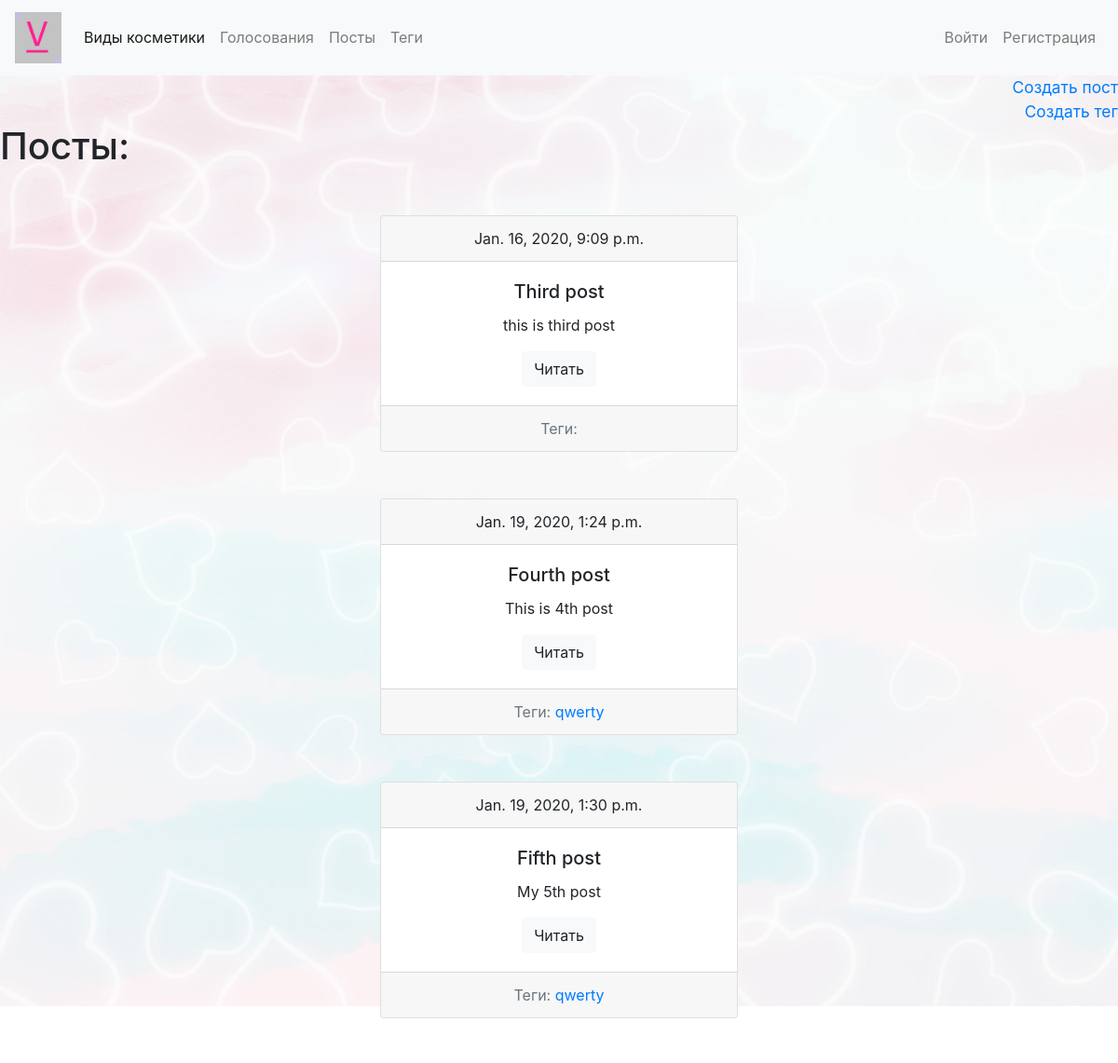
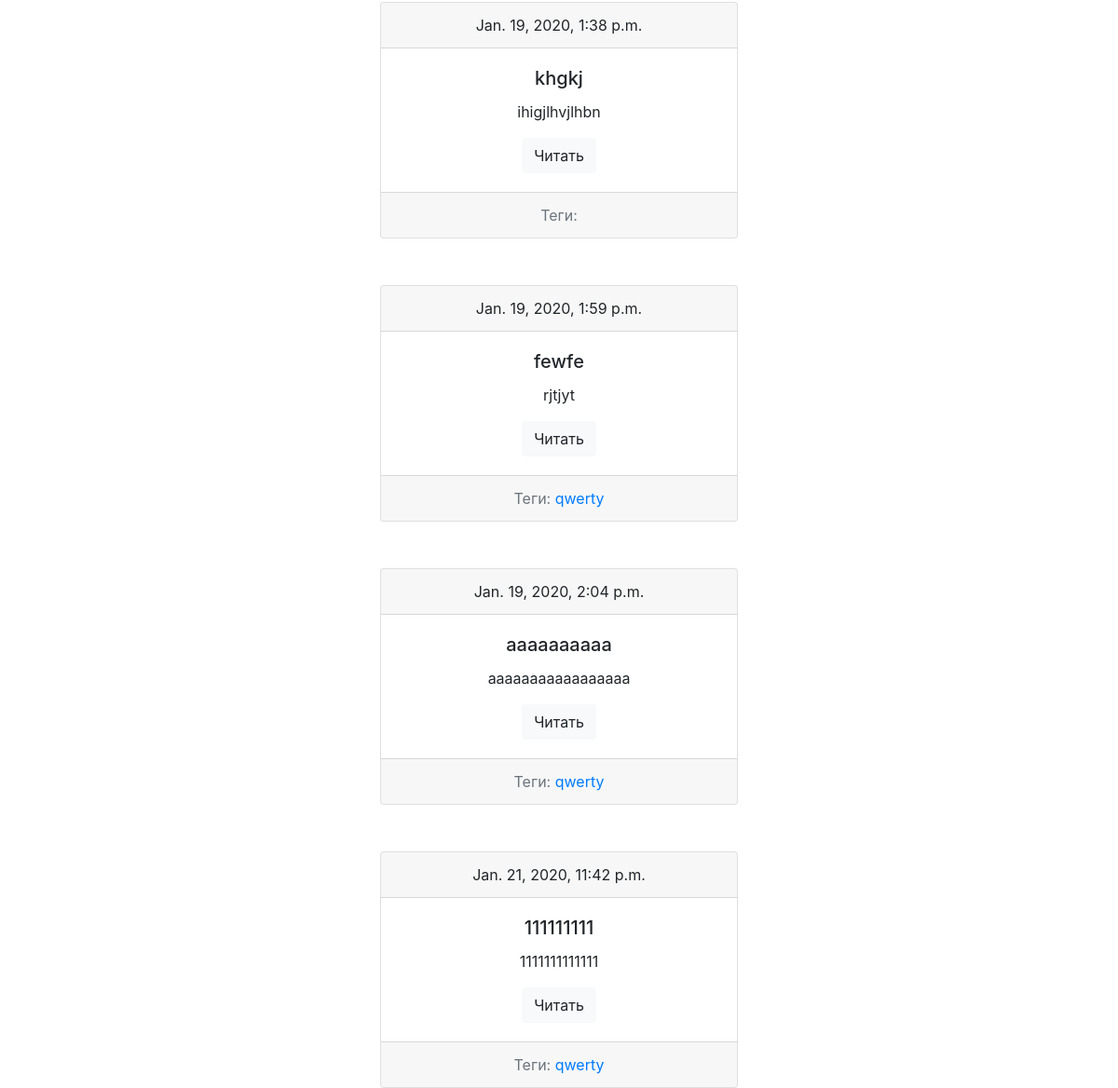
/posts/, run on an earlier commit of the app's database (2 pictures, top to bottom).
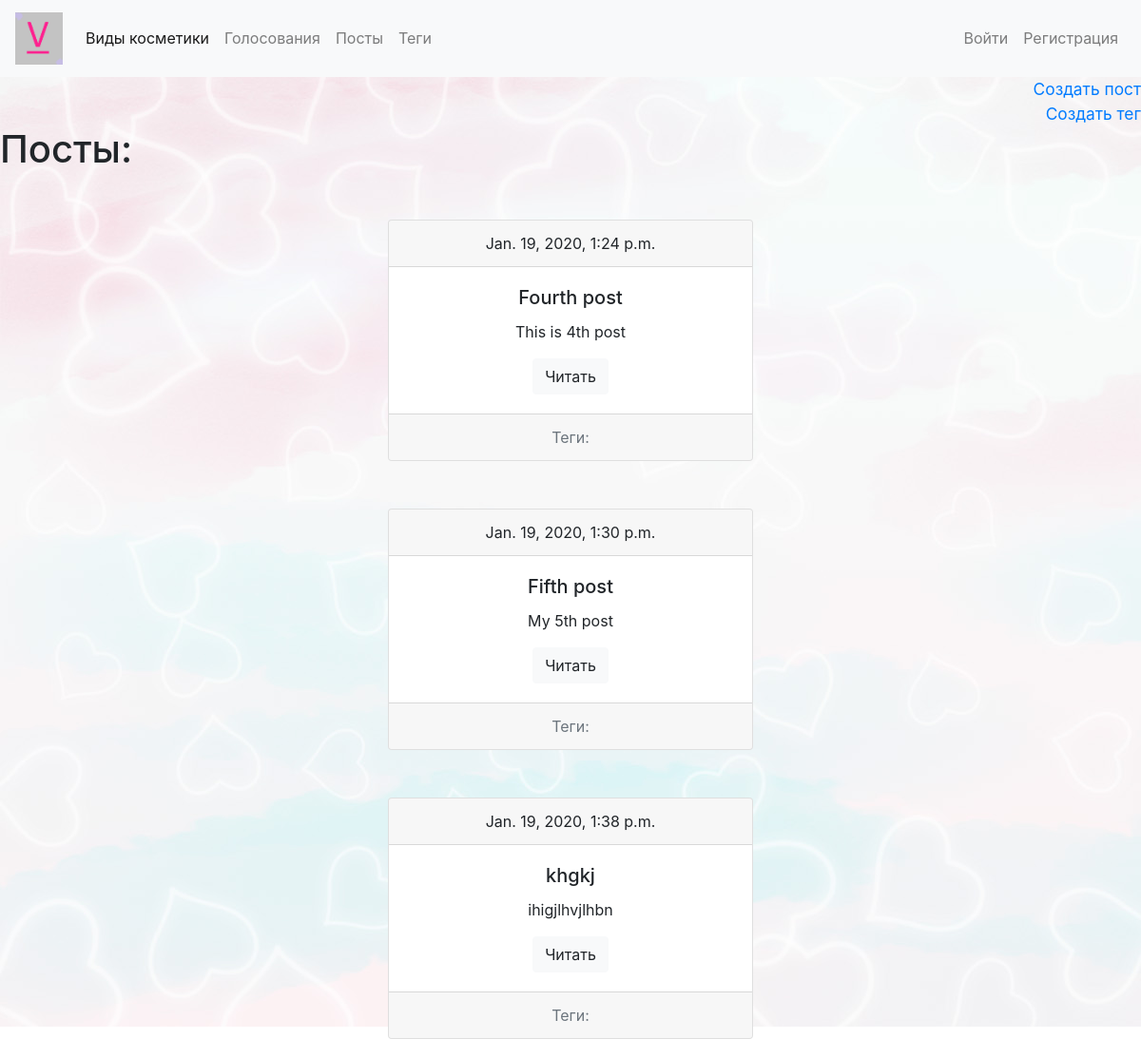
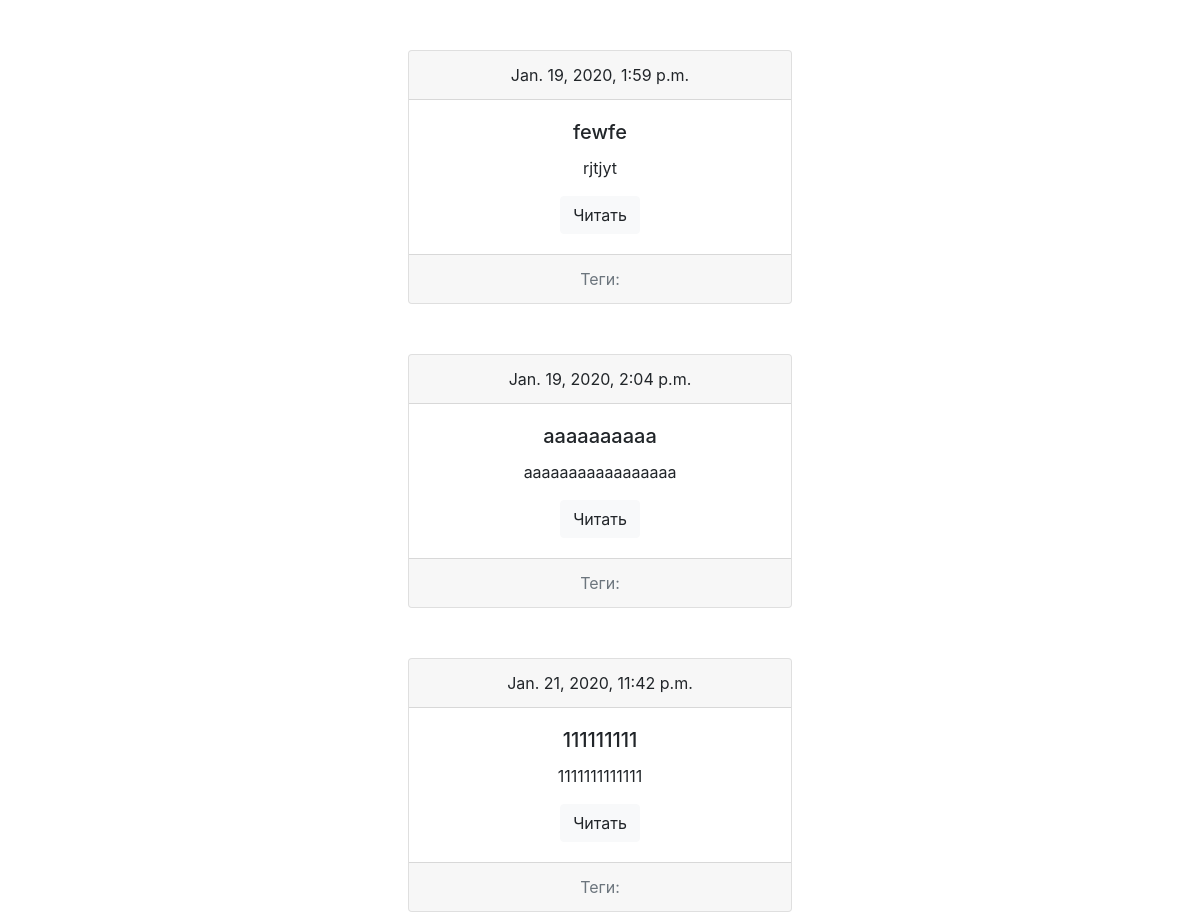
And on a later commit of the database (2 pictures, top to bottom).
### postapp/models.py (models this page shows, shortened)
class Post(models.Model):
    title = models.CharField(max_length=150, db_index=True)
    slug = models.SlugField(max_length=150,unique=True)
    body = models.TextField(blank=True, db_index=True)
    date_pub = models.DateTimeField(auto_now_add=True)
    tags = models.ManyToManyField('Tag', blank=True, related_name='posts')
    user = models.ForeignKey(User, on_delete=models.CASCADE, default=1)
    def get_absolute_url(self):
        return reverse('postapp:post_detail', kwargs={'slug': self.slug})

class Tag(models.Model):
    title = models.CharField(max_length=50)
    slug = models.SlugField(max_length=50, unique=True)
    user = models.ForeignKey(User, on_delete=models.CASCADE, default=1)
    def get_absolute_url(self):
        return reverse('postapp:tag_detail', kwargs={'slug': self.slug})

### postapp/views.py (the view)
# urls.py: path('', views.posts_list, name='posts_list'),
def posts_list(request):
    posts = Post.objects.all()
    return render(request,'postapp/index.html',context={'posts':posts})

### postapp/templates/postapp/index.html
{% extends 'base.html' %}
{% block content %}
<div style="text-align: right; font-size: 13pt">
<a href="{% url 'postapp:post_create' %}">Создать пост</a>
</div>
<div style="text-align: right; font-size: 13pt">
<a href="{% url 'postapp:tag_create' %}">Создать тег</a>
</div>
<h1 class="mb-5">Посты:</h1>
{% for post in posts %}
    {% include 'postapp/includes/post_card.html' %}
{% endfor %}
{% endblock %}

### postapp/templates/postapp/includes/post_card.html
<div class="card" style="width: 24rem; text-align: center; margin-left: auto; margin-right: auto; margin-top: 50px;">
    <div class="card-header">
        {{ post.date_pub }}
    </div>
    <div class="card-body">
        <h5 class="card-title">{{ post.title }}</h5>
        <p class="card-text">{{post.body|truncatewords:15}}</p>
        <a href="{{ post.get_absolute_url }}" class="btn btn-light">Читать</a>
    </div>
    <div class="card-footer text-muted">
        Теги:
        {% for tag in post.tags.all %}
            <a href="{{tag.get_absolute_url}}">{{tag.title}}</a>
        {% endfor %}
    </div>
</div>

What changed in the data, as far as the page shows it:
removed Post: date_pub "Jan. 16, 2020, 9:09 p.m.", title "Third post", body "this is third post"
removed Tag: title "qwerty"
